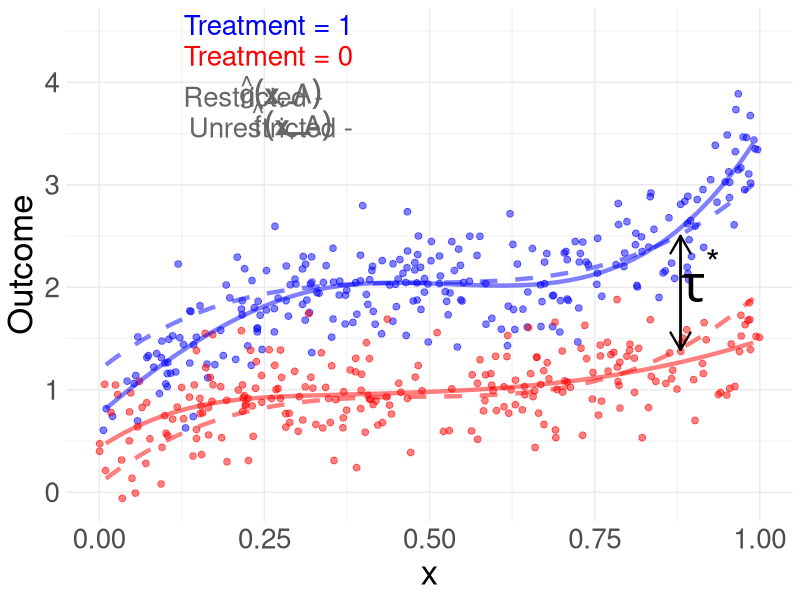

Write R code to recreate this figure.
set.seed(123)
library(splines)
library(ggplot2)

# Define the number of observations
n <- 500

# Generate random values for x1 and x2 from a normal distribution
x <- runif(n)


# Generate treatment variable A
A <- rbinom(n, size = 1, prob = 0.5)

# Define the coefficients
beta0 <- 1
beta1 <- 5
beta2 <- 1
beta3 <- 5.5


# Generate random error terms
epsilon <- rnorm(n, mean = 0, sd = 0.3)

Y <- beta0 + beta1 * (x-0.5)^3 + beta2 * A + beta3 * A * (x-0.5)^3 + A*(x > 0.5)*(x - 0.5)^3 + epsilon


DATA_full <- data.frame('Y' = Y, 'x' = x, 'A' = A, 'x.t' = A *x)
DATA_reduced <- data.frame('Y' = Y, 'x' = x, 'A' = A)

bs_fit <- lm(Y ~ bs(x, df=5) + A*bs(x, df=5), data=DATA_full)
test_points <- data.frame(x=rep(seq(0.01, 0.99, length.out=500), 2), A=rep(c(0, 1), each=500))
test_points$fitted_vals <- predict(bs_fit, newdata=test_points)


tau <- mean(Y[A == 1]) - mean(Y[A == 0])
tau.range <- seq(-4*tau, 4*tau, length.out = 20)

mse <- rep(NA, length(tau.range))
for(k in 1:length(tau.range)) {
  tau.tmp <- tau.range[k]
  data.reduced <- data.frame('Y' = Y - tau.tmp*A, 'x' = x)
  lm_tmp <- lm(Y ~ bs(x), data = data.reduced)
  ghat <- lm_tmp$fitted.values + tau.tmp*A
  mse[k] <- mean((Y - ghat)^2)
}
tau.star <- tau.range[which.min(mse)]

data.reduced <- data.frame('Y' = Y - tau.star*A, 'x' = x)
lm_star <- lm(Y ~ bs(x), data = data.reduced)

test_points_reduced0 <- test_points_reduced1 <- data.frame(x=rep(seq(0.01, 0.99, length.out=500), 2))
test_points_reduced0$fitted_vals <- predict(lm_star, newdata=test_points)
test_points_reduced1$fitted_vals <- test_points_reduced0$fitted_vals + tau.star

df_trt1 <- subset(DATA_full, A==1)
df_trt0 <- subset(DATA_full, A==0)
fit_trt1 <- subset(test_points, A==1)
fit_trt0 <- subset(test_points, A==0)


ggplot() + 
  geom_point(data = df_trt1, aes(x = x, y = Y), color = "blue", alpha = 0.5, size = 2) +
  geom_point(data = df_trt0, aes(x = x, y = Y), color = "red", alpha = 0.5, size = 2) +
  geom_line(data = fit_trt1, aes(x = x, y = fitted_vals), color = "blue", alpha = 0.5, size = 1.5) +
  geom_line(data = fit_trt0, aes(x = x, y = fitted_vals), color = "red", alpha = 0.5, size =1.5) +
  geom_line(data = test_points_reduced1, aes(x = x, y = fitted_vals), color = "blue", alpha = 0.5, linetype = 2, size = 1.5) +
  geom_line(data = test_points_reduced0, aes(x = x, y = fitted_vals), color = "red", alpha = 0.5, linetype = 2, size = 1.5) +
  geom_text(data = data.frame(x = 0.0, Y = 4.5), aes(x = x, y = Y), label = "Treatment = 1", hjust = -0.5, vjust = 0.2, color = "blue", size = 7) +
  geom_text(data = data.frame(x = 0.0, Y = 4.2), aes(x = x, y = Y), label = "Treatment = 0", hjust = -0.5, vjust = 0.2, color = "red", size = 7) +
  annotate("segment", x = 0.25, xend = 0.3, y = 3.8, yend = 3.8, color = "gray40", size = 1, linetype = "dashed") +
  annotate("text", x = 0.015, y = 3.8, label = "Restricted - ", hjust = -0.5, vjust = 0.2, color = "gray40", size = 7) +
  annotate("text", x = 0.15, y = 3.8, label = expression(hat(g)(bold(x), A)), hjust = -0.5, vjust = 0.2, color = "gray40", size = 7) +
  annotate("segment", x = 0.27, xend = 0.32, y = 3.5, yend = 3.5, color = "gray40", size = 1) +
  annotate("text", x = 0.0051, y = 3.5, label = "Unrestricted - ", hjust = -0.5, vjust = 0.2, color = "gray40", size = 7) +
  annotate("text", x = 0.17, y = 3.5, label = expression(hat(f)(bold(x), A)), hjust = -0.5, vjust = 0.2, color = "gray40", size = 7) +
  labs(y = "Outcome", x = "x", color = "Treatment") +
  scale_color_manual(values = c("blue", "red"), labels = c("Treatment = 1", "Trt = 0")) +
  theme_minimal() +
  theme(axis.text.x = element_text(size = 20), 
        axis.text.y = element_text(size = 20),
        axis.title = element_text(size = 25)) +
  geom_segment(aes(x = 0.88, xend = 0.88, y = 1.39, yend = 2.50), 
               arrow = arrow(type = "open", length = unit(0.2, "inches")), 
               color = "black", lineend = "round", size = 0.8) +
  geom_segment(aes(x = 0.88, xend = 0.88, y = 2.50, yend = 1.39), 
               arrow = arrow(type = "open", length = unit(0.2, "inches")), 
               color = "black", lineend = "round", size = 0.8) +
  annotate("text", x = 0.91, y = 1.6, label = expression(tau^'*'), color = "black", size = 13, hjust = 0.5, vjust = -0.5)
